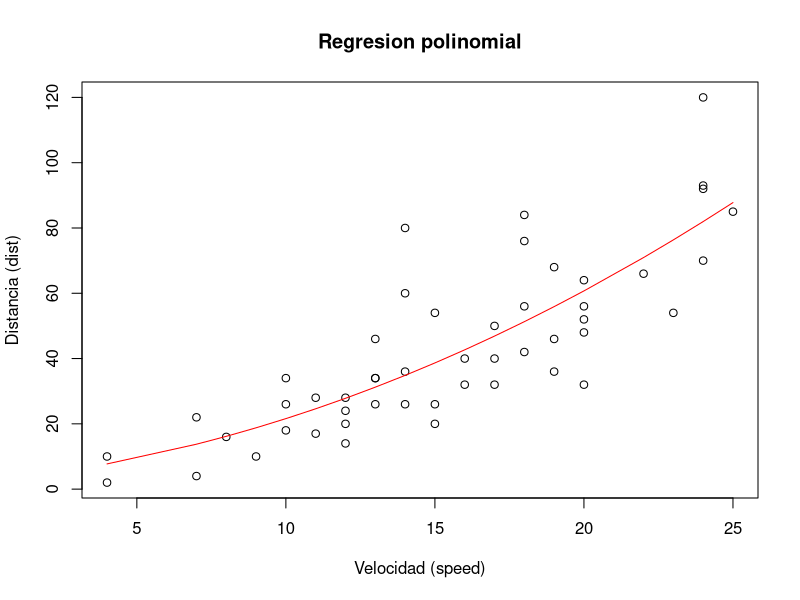

The R source for this figure:
#Herrera Hernández Joel Alejandro 9A

# Cargar el dataset
data("cars")  # Carga el conjunto de datos 'cars'

# Variables
x <- cars$speed  # Asigna la columna 'speed' del dataset a la variable x
y <- cars$dist   # Asigna la columna 'dist' del dataset a la variable y
y_media <- mean(y)  # Calcula la media de y (distancias)
dataset <- cars  # Asigna el dataset completo a la variable 'dataset'

# Ajusta el modelo polinomial de grado 2
modelo <- lm(y ~ poly(x, 2), data = dataset)  # polinomial de grado 2

# Resumen del modelo
summary(modelo)  # Muestra un resumen del modelo ajustado, incluyendo coeficientes y estadísticas de ajuste

# Predicción de valores
nuevo_valor <- data.frame(x = c(7.0, 4.0, 3.0)) # 'speed' para predicción
prediccion <- predict(modelo, nuevo_valor)  # Predice las distancias para los nuevos valores de 'speed'
print(prediccion)

# Cálculo del R-Cuadrado
y_pred <- predict(modelo, dataset)  # Predice las distancias
ss_total <- sum((y - y_media) ^ 2)
ss_residual <- sum((y - y_pred) ^ 2) # residuales (variación no explicada por el modelo)
r_squared <- 1 - (ss_residual / ss_total)  # Calcula el R-cuadrado (proporción de variación explicada por el modelo)
r_squared  # Imprime el valor del R-cuadrado

# Gráfico de dispersión y línea de regresión polinomial
plot(
  x, y, main = "Regresion polinomial",
  xlab = "Velocidad (speed)",  # Etiqueta del eje X
  ylab = "Distancia (dist)"    # Etiqueta del eje Y
)
lines(sort(x), fitted(modelo)[order(x)], col = "red")  # Añade la línea de regresión polinomial en rojo